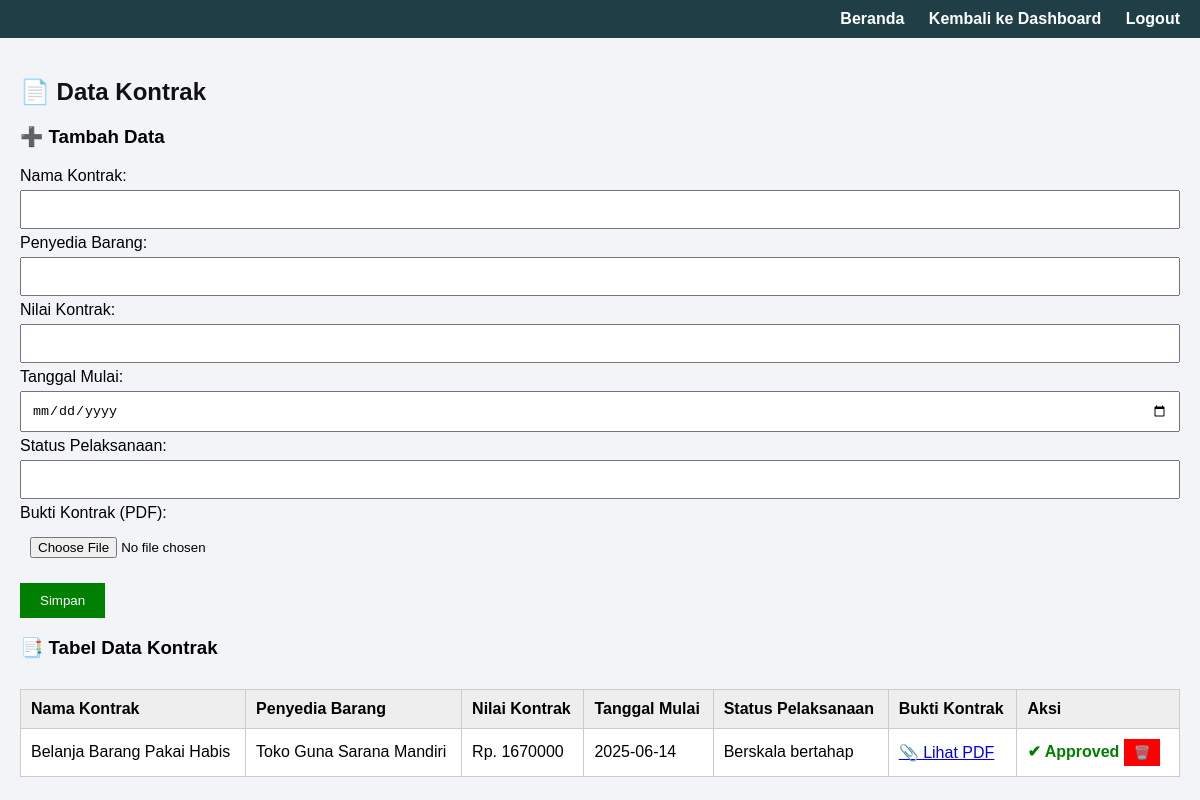
The page /kontrak.php on the database its author committed.
### tables this page shows
CREATE TABLE `kontrak` (
  `nama_kontrak` varchar(100) NOT NULL,
  `penyedia_barang` varchar(50) NOT NULL,
  `nilai_kontrak` varchar(255) NOT NULL,
  `tanggal_mulai` date NOT NULL,
  `status_pelaksanaan` varchar(100) NOT NULL,
  `bukti_kontrak` varchar(255) NOT NULL,
  `status_approve` varchar(20) DEFAULT 'pending'
);

### kontrak.php (the view, shortened to what this page needs)
<?php
$koneksi = new mysqli("localhost", "root", "", "dinas_pertanian");
$data = $koneksi->query("SELECT * FROM kontrak");
?>
<!DOCTYPE html>
<html>
<head>
</head>
<body>
<div class="navbar">
    <a href="home.php"><i class="fas fa-home"></i> Beranda</a>
    <a href="dashboard.php"><i class="fas fa-chart-line"></i> Kembali ke Dashboard</a>
    <a href="logout.php"><i class="fas fa-sign-out-alt"></i> Logout</a>
</div>
<div class="container">
    <h2>📄 Data Kontrak</h2>
    <h3>➕ Tambah Data</h3>
    <form method="POST" action="" enctype="multipart/form-data">
        <label>Nama Kontrak:</label>
        <input type="text" name="nama_kontrak" required>
        <label>Penyedia Barang:</label>
        <input type="text" name="penyedia_barang" required>
        <label>Nilai Kontrak:</label>
        <input type="text" name="nilai_kontrak" required>
        <label>Tanggal Mulai:</label>
        <input type="date" name="tanggal_mulai" required>
        <label>Status Pelaksanaan:</label>
        <input type="text" name="status_pelaksanaan" required>
        <label>Bukti Kontrak (PDF):</label>
        <input type="file" name="bukti_kontrak" accept="application/pdf" required>
        <button type="submit">Simpan</button>
    </form>
    <h3>📑 Tabel Data Kontrak</h3>
    <table>
        <thead>
            <tr>
                <th>Nama Kontrak</th>
                <th>Penyedia Barang</th>
                <th>Nilai Kontrak</th>
                <th>Tanggal Mulai</th>
                <th>Status Pelaksanaan</th>
                <th>Bukti Kontrak</th>
                <th>Aksi</th>
            </tr>
        </thead>
        <tbody>
            <?php while ($row = $data->fetch_assoc()) : ?>
            <tr>
                <td><?= htmlspecialchars($row['nama_kontrak']) ?></td>
                <td><?= htmlspecialchars($row['penyedia_barang']) ?></td>
                <td><?= htmlspecialchars($row['nilai_kontrak']) ?></td>
                <td><?= htmlspecialchars($row['tanggal_mulai']) ?></td>
                <td><?= htmlspecialchars($row['status_pelaksanaan']) ?></td>
                <td>
                    <a href="uploads/<?= htmlspecialchars($row['bukti_kontrak']) ?>" target="_blank">📎 Lihat PDF</a>
                </td>
                <td class="aksi">
                    <?php if ($row['status_approve'] != 'approved') : ?>
                        <a href="?approve=<?= $row['tanggal_mulai'] ?>" onclick="return confirm('Setujui kontrak ini?')">
                            <button class="approve-btn">✔ Approve</button>
                        </a>
                    <?php else: ?>
                        <span style="color:green;font-weight:bold;">✔ Approved</span>
                    <?php endif; ?>
                    <a href="?hapus=<?= $row['tanggal_mulai'] ?>" onclick="return confirm('Yakin ingin menghapus data ini?')">
                        <button class="hapus-btn">🗑️</button>
                    </a>
                </td>
            </tr>
            <?php endwhile; ?>
        </tbody>
    </table>
</div>
</body>
</html>

### kontrak.php (style rules this page uses)
body { font-family: Arial, sans-serif; background: #f2f4f8; margin: 0; padding: 0; }
.navbar { background-color: #203e45; padding: 10px 20px; color: white; text-align: right; }
.navbar a { color: white; margin-left: 20px; text-decoration: none; font-weight: bold; }
.container { padding: 20px; }
h2 { color: #111; }
form input, form select { padding: 10px; margin: 5px 0; width: 100%; box-sizing: border-box; }
form button { padding: 10px 20px; background-color: green; border: none; color: white; cursor: pointer; margin-top: 10px; }
table { width: 100%; border-collapse: collapse; margin-top: 30px; background-color: white; }
table, th, td { border: 1px solid #ccc; }
th { background-color: #eee; }
th, td { padding: 10px; text-align: left; }
.aksi button { padding: 6px 10px; border: none; color: white; cursor: pointer; margin-right: 5px; }
.hapus-btn { background-color: red; }

### rows shown on the page
kontrak: nama_kontrak "Belanja Barang Pakai Habis", penyedia_barang "Toko Guna Sarana Mandiri", nilai_kontrak "Rp. 1670000", tanggal_mulai "2025-06-14", status_pelaksanaan "Berskala bertahap", status_approve "✔ Approved"
